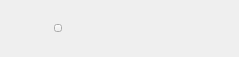
       <widget class="QWidget" name="wHeader" native="true">
        <property name="minimumSize">
         <size>
          <width>0</width>
          <height>57</height>
         </size>
        </property>
        <property name="maximumSize">
         <size>
          <width>16777215</width>
          <height>57</height>
         </size>
        </property>
        <layout class="QHBoxLayout" name="horizontalLayout">
         <property name="leftMargin">
          <number>18</number>
         </property>
         <property name="rightMargin">
          <number>10</number>
         </property>
         <item>
          <widget class="AvatarWidget" name="bAvatar" native="true">
           <property name="minimumSize">
            <size>
             <width>30</width>
             <height>30</height>
            </size>
           </property>
           <property name="maximumSize">
            <size>
             <width>30</width>
             <height>30</height>
            </size>
           </property>
          </widget>
         </item>
         <item>
          <widget class="QPushButton" name="bState">
           <property name="minimumSize">
            <size>
             <width>8</width>
             <height>8</height>
            </size>
           </property>
           <property name="maximumSize">
            <size>
             <width>8</width>
             <height>8</height>
            </size>
           </property>
           <property name="text">
            <string/>
           </property>
           <property name="icon">
            <iconset resource="../Resources_linux.qrc">
             <normaloff>:/images/streaming_on_icon.png</normaloff>:/images/streaming_on_icon.png</iconset>
           </property>
          </widget>
         </item>
         <item>
          <widget class="QLabel" name="lName">
           <property name="text">
            <string/>
           </property>
          </widget>
         </item>
         <item>
          <spacer name="horizontalSpacer_2">
           <property name="orientation">
            <enum>Qt::Horizontal</enum>
           </property>
           <property name="sizeHint" stdset="0">
            <size>
             <width>40</width>
             <height>60</height>
            </size>
           </property>
          </spacer>
         </item>
         <item>
          <widget class="QPushButton" name="bChats">
           <property name="sizePolicy">
            <sizepolicy hsizetype="Maximum" vsizetype="Maximum">
             <horstretch>0</horstretch>
             <verstretch>0</verstretch>
            </sizepolicy>
           </property>
           <property name="minimumSize">
            <size>
             <width>0</width>
             <height>0</height>
            </size>
           </property>
           <property name="maximumSize">
            <size>
             <width>16777215</width>
             <height>16777215</height>
            </size>
           </property>
           <property name="styleSheet">
            <string notr="true">border: none;
margin-top:-1px;


</string>
           </property>
           <property name="text">
            <string/>
           </property>
           <property name="iconSize">
            <size>
             <width>24</width>
             <height>24</height>
            </size>
           </property>
           <property name="flat">
            <bool>true</bool>
           </property>
          </widget>
         </item>
         <item>
          <widget class="QPushButton" name="bTransferManager">
           <property name="sizePolicy">
            <sizepolicy hsizetype="Maximum" vsizetype="Maximum">
             <horstretch>0</horstretch>
             <verstretch>0</verstretch>
            </sizepolicy>
           </property>
           <property name="minimumSize">
            <size>
             <width>0</width>
             <height>0</height>
            </size>
           </property>
           <property name="maximumSize">
            <size>
             <width>16777215</width>
             <height>16777215</height>
            </size>
           </property>
           <property name="styleSheet">
            <string notr="true">border: none;
margin-top:-1px;


</string>
           </property>
           <property name="text">
            <string/>
           </property>
           <property name="icon">
            <iconset resource="../Resources_linux.qrc">
             <normaloff>:/images/tray_transfer_manager_ico.png</normaloff>:/images/tray_transfer_manager_ico.png</iconset>
           </property>
           <property name="iconSize">
            <size>
             <width>24</width>
             <height>24</height>
            </size>
           </property>
           <property name="flat">
            <bool>true</bool>
           </property>
          </widget>
         </item>
         <item>
          <widget class="QPushButton" name="bSettings">
           <property name="sizePolicy">
            <sizepolicy hsizetype="Maximum" vsizetype="Maximum">
             <horstretch>0</horstretch>
             <verstretch>0</verstretch>
            </sizepolicy>
           </property>
           <property name="minimumSize">
            <size>
             <width>0</width>
             <height>0</height>
            </size>
           </property>
           <property name="maximumSize">
            <size>
             <width>16777215</width>
             <height>16777215</height>
            </size>
           </property>
           <property name="styleSheet">
            <string notr="true">border: none;
margin-top:-1px;


</string>
           </property>
           <property name="text">
            <string/>
           </property>
           <property name="icon">
            <iconset resource="../Resources_linux.qrc">
             <normaloff>:/images/tray_preferences_ico.png</normaloff>:/images/tray_preferences_ico.png</iconset>
           </property>
           <property name="iconSize">
            <size>
             <width>24</width>
             <height>24</height>
            </size>
           </property>
           <property name="flat">
            <bool>true</bool>
           </property>
          </widget>
         </item>
        </layout>
       </widget>
